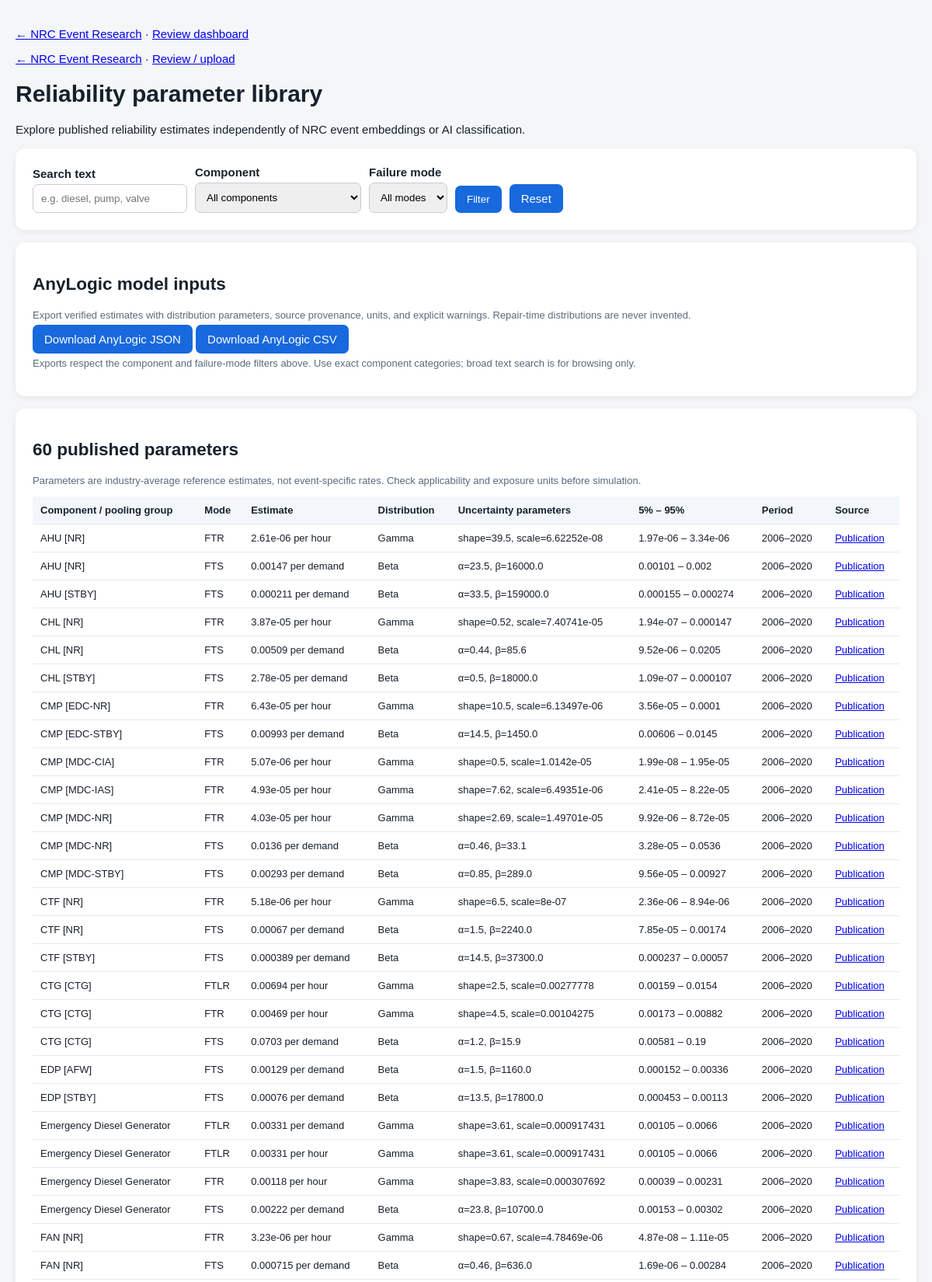
The app's page /reliability (upper part) with its own data.
### tables this page shows
CREATE TABLE reliability_parameters(id TEXT PRIMARY KEY,study_id TEXT NOT NULL REFERENCES reliability_studies(id),component TEXT NOT NULL,failure_mode TEXT NOT NULL,parameter_type TEXT NOT NULL,value REAL NOT NULL,unit TEXT NOT NULL,distribution TEXT,alpha REAL,beta REAL,shape REAL,scale REAL,lower_bound REAL,upper_bound REAL,exposure REAL,exposure_unit TEXT,notes TEXT,review_status TEXT NOT NULL DEFAULT 'unreviewed',imported_at TEXT DEFAULT CURRENT_TIMESTAMP);

CREATE TABLE reliability_studies(id TEXT PRIMARY KEY,title TEXT NOT NULL,source_url TEXT NOT NULL,publisher TEXT,study_period TEXT,population TEXT,imported_at TEXT DEFAULT CURRENT_TIMESTAMP);

### reliability_browser.py (the view)
@bp.get('/reliability')
def browser():
    q=request.args.get('q','').strip();component=request.args.get('component','').strip();mode=request.args.get('mode','').strip()
    rows=query_rows(q,component,mode)
    with connect() as c:
        components=[r[0] for r in c.execute("SELECT DISTINCT component FROM reliability_parameters WHERE review_status='verified' ORDER BY component")]
        modes=[r[0] for r in c.execute("SELECT DISTINCT failure_mode FROM reliability_parameters WHERE review_status='verified' ORDER BY failure_mode")]
    return render_template('reliability.html',rows=rows,q=q,component=component,mode=mode,components=components,modes=modes)

### database.py (called while the page is built)
def connect():
    DB_PATH.parent.mkdir(parents=True, exist_ok=True)
    con=sqlite3.connect(DB_PATH); con.row_factory=sqlite3.Row
    con.execute('PRAGMA journal_mode=WAL'); con.execute('PRAGMA foreign_keys=ON')
    return con

### reliability_browser.py (called while the page is built)
def query_rows(q='',component='',mode='',limit=500):
    init()
    sql='''SELECT p.*,s.title,s.source_url,s.publisher,s.study_period,s.population
      FROM reliability_parameters p JOIN reliability_studies s ON s.id=p.study_id
      WHERE p.review_status='verified' '''
    args=[]
    if q:
        sql+=' AND (p.component LIKE ? OR p.failure_mode LIKE ? OR p.notes LIKE ?)'
        args.extend(['%'+q+'%']*3)
    if component:sql+=' AND p.component LIKE ?';args.append('%'+component+'%')
    if mode:sql+=' AND p.failure_mode=?';args.append(mode)
    sql+=' ORDER BY p.component,p.failure_mode LIMIT ?';args.append(min(limit,10000))
    with connect() as c:return [dict(x) for x in c.execute(sql,args)]

### reliability_store.py (called while the page is built)
def init():
    with connect() as c:c.executescript(SCHEMA)

### templates/reliability.html (shortened to what this page needs)
<!doctype html><html lang="en"><head><meta charset="utf-8"><meta name="viewport" content="width=device-width, initial-scale=1"><title>Reliability parameter library</title></head><body><p><a href="/">← NRC Event Research</a> · <a href="/review">Review dashboard</a></p><p><a href="/">← NRC Event Research</a> · <a href="/review">Review / upload</a></p><h1>Reliability parameter library</h1><p>Explore published reliability estimates independently of NRC event embeddings or AI classification.</p>
<section><form method="get"><label>Search text<input name="q" value="{{q}}" placeholder="e.g. diesel, pump, valve"></label><label>Component<select name="component"><option value="">All components</option></select></label><label>Failure mode<select name="mode"><option value="">All modes</option></select></label><button>Filter</button><a class="button" href="/reliability">Reset</a></form></section>
<section><h2>AnyLogic model inputs</h2><p class="muted">Export verified estimates with distribution parameters, source provenance, units, and explicit warnings. Repair-time distributions are never invented.</p><p><a class="button" href="/api/reliability/anylogic?component={{component|urlencode}}&mode={{mode|urlencode}}&format=json">Download AnyLogic JSON</a> <a class="button" href="/api/reliability/anylogic?component={{component|urlencode}}&mode={{mode|urlencode}}&format=csv">Download AnyLogic CSV</a></p><p class="muted">Exports respect the component and failure-mode filters above. Use exact component categories; broad text search is for browsing only.</p></section>
<section><h2>{{rows|length}} published parameters</h2><p class="muted">Parameters are industry-average reference estimates, not event-specific rates. Check applicability and exposure units before simulation.</p><div class="scroll"><table><thead><tr><th>Component / pooling group</th><th>Mode</th><th>Estimate</th><th>Distribution</th><th>Uncertainty parameters</th><th>5% – 95%</th><th>Period</th><th>Source</th></tr></thead><tbody>{% for r in rows %}<tr><td>{{r.component}}</td><td>{{r.failure_mode}}</td><td>{{'%.5g'|format(r.value)}} {{r.unit}}</td><td>{{r.distribution}}</td><td>{% if r.distribution=='Beta' %}α={{r.alpha}}, β={{r.beta}}{% elif r.distribution=='Gamma' %}shape={{r.shape}}, scale={{'%.6g'|format(r.scale)}}{% endif %}</td><td>{{r.lower_bound}} – {{r.upper_bound}}</td><td>{{r.study_period}}</td><td><a href="{{r.source_url}}" target="_blank" rel="noopener">Publication</a></td></tr>{% endfor %}</tbody></table></div></section>
</body></html>

### templates/reliability.html (style rules this page uses)
body { font:15px Arial,sans-serif;max-width:1250px;margin:35px auto;padding:0 20px;background:#f4f6f8;color:#17212c }
section { background:white;border-radius:12px;padding:22px;margin:16px 0;box-shadow:0 2px 8px #0001 }
input,select { padding:10px;border:1px solid #c5ccd4;border-radius:7px;max-width:100% }
button,a.button { background:#1769dd;color:white;padding:10px 15px;border:0;border-radius:7px;text-decoration:none;cursor:pointer }
form { display:flex;gap:10px;flex-wrap:wrap;align-items:end }
label { display:flex;flex-direction:column;gap:5px;font-weight:600 }
table { width:100%;border-collapse:collapse;font-size:13px }
th,td { padding:10px;border-bottom:1px solid #e4eaf0;text-align:left }
th { background:#f3f7fc }
.muted { color:#596b7c;font-size:13px }
.scroll { overflow-x:auto }

### records on screen
reliability_parameters: component "AHU [NR]", failure_mode "FTR", value "2.61e-06", unit "per hour", distribution "Gamma", shape "39.5", scale "6.62252e-08", lower_bound "1.97e-06", upper_bound "3.34e-06", study_period "2006–2020"
reliability_parameters: component "AHU [NR]", failure_mode "FTS", value "0.00147", unit "per demand", distribution "Beta", alpha "23.5", beta "16000.0", lower_bound "0.00101", upper_bound "0.002", study_period "2006–2020"
reliability_parameters: component "AHU [STBY]", failure_mode "FTS", value "0.000211", unit "per demand", distribution "Beta", alpha "33.5", beta "159000.0", lower_bound "0.000155", upper_bound "0.000274", study_period "2006–2020"
reliability_parameters: component "CHL [NR]", failure_mode "FTR", value "3.87e-05", unit "per hour", distribution "Gamma", shape "0.52", scale "7.40741e-05", lower_bound "1.94e-07", upper_bound "0.000147", study_period "2006–2020"
reliability_parameters: component "CHL [NR]", failure_mode "FTS", value "0.00509", unit "per demand", distribution "Beta", alpha "0.44", beta "85.6", lower_bound "9.52e-06", upper_bound "0.0205", study_period "2006–2020"
reliability_parameters: component "CHL [STBY]", failure_mode "FTS", value "2.78e-05", unit "per demand", distribution "Beta", alpha "0.5", beta "18000.0", lower_bound "1.09e-07", upper_bound "0.000107", study_period "2006–2020"
reliability_parameters: component "CMP [EDC-NR]", failure_mode "FTR", value "6.43e-05", unit "per hour", distribution "Gamma", shape "10.5", scale "6.13497e-06", lower_bound "3.56e-05", upper_bound "0.0001", study_period "2006–2020"
reliability_parameters: component "CMP [EDC-STBY]", failure_mode "FTS", value "0.00993", unit "per demand", distribution "Beta", alpha "14.5", beta "1450.0", lower_bound "0.00606", upper_bound "0.0145", study_period "2006–2020"
reliability_parameters: component "CMP [MDC-CIA]", failure_mode "FTR", value "5.07e-06", unit "per hour", distribution "Gamma", shape "0.5", scale "1.0142e-05", lower_bound "1.99e-08", upper_bound "1.95e-05", study_period "2006–2020"
reliability_parameters: component "CMP [MDC-IAS]", failure_mode "FTR", value "4.93e-05", unit "per hour", distribution "Gamma", shape "7.62", scale "6.49351e-06", lower_bound "2.41e-05", upper_bound "8.22e-05", study_period "2006–2020"
reliability_parameters: component "CMP [MDC-NR]", failure_mode "FTR", value "4.03e-05", unit "per hour", distribution "Gamma", shape "2.69", scale "1.49701e-05", lower_bound "9.92e-06", upper_bound "8.72e-05", study_period "2006–2020"
reliability_parameters: component "CMP [MDC-NR]", failure_mode "FTS", value "0.0136", unit "per demand", distribution "Beta", alpha "0.46", beta "33.1", lower_bound "3.28e-05", upper_bound "0.0536", study_period "2006–2020"
reliability_parameters: component "CMP [MDC-STBY]", failure_mode "FTS", value "0.00293", unit "per demand", distribution "Beta", alpha "0.85", beta "289.0", lower_bound "9.56e-05", upper_bound "0.00927", study_period "2006–2020"
reliability_parameters: component "CTF [NR]", failure_mode "FTR", value "5.18e-06", unit "per hour", distribution "Gamma", shape "6.5", scale "8e-07", lower_bound "2.36e-06", upper_bound "8.94e-06", study_period "2006–2020"
reliability_parameters: component "CTF [NR]", failure_mode "FTS", value "0.00067", unit "per demand", distribution "Beta", alpha "1.5", beta "2240.0", lower_bound "7.85e-05", upper_bound "0.00174", study_period "2006–2020"
reliability_parameters: component "CTF [STBY]", failure_mode "FTS", value "0.000389", unit "per demand", distribution "Beta", alpha "14.5", beta "37300.0", lower_bound "0.000237", upper_bound "0.00057", study_period "2006–2020"
reliability_parameters: component "CTG [CTG]", failure_mode "FTLR", value "0.00694", unit "per hour", distribution "Gamma", shape "2.5", scale "0.00277778", lower_bound "0.00159", upper_bound "0.0154", study_period "2006–2020"
reliability_parameters: component "CTG [CTG]", failure_mode "FTR", value "0.00469", unit "per hour", distribution "Gamma", shape "4.5", scale "0.00104275", lower_bound "0.00173", upper_bound "0.00882", study_period "2006–2020"
reliability_parameters: component "CTG [CTG]", failure_mode "FTS", value "0.0703", unit "per demand", distribution "Beta", alpha "1.2", beta "15.9", lower_bound "0.00581", upper_bound "0.19", study_period "2006–2020"
reliability_parameters: component "EDP [AFW]", failure_mode "FTS", value "0.00129", unit "per demand", distribution "Beta", alpha "1.5", beta "1160.0", lower_bound "0.000152", upper_bound "0.00336", study_period "2006–2020"
reliability_parameters: component "EDP [STBY]", failure_mode "FTS", value "0.00076", unit "per demand", distribution "Beta", alpha "13.5", beta "17800.0", lower_bound "0.000453", upper_bound "0.00113", study_period "2006–2020"
reliability_parameters: component "Emergency Diesel Generator", failure_mode "FTLR", value "0.00331", unit "per demand", distribution "Gamma", shape "3.61", scale "0.000917431", lower_bound "0.00105", upper_bound "0.0066", study_period "2006–2020"
reliability_parameters: component "Emergency Diesel Generator", failure_mode "FTLR", value "0.00331", unit "per hour", distribution "Gamma", shape "3.61", scale "0.000917431", lower_bound "0.00105", upper_bound "0.0066", study_period "2006–2020"
reliability_parameters: component "Emergency Diesel Generator", failure_mode "FTR", value "0.00118", unit "per hour", distribution "Gamma", shape "3.83", scale "0.000307692", lower_bound "0.00039", upper_bound "0.00231", study_period "2006–2020"
reliability_parameters: component "Emergency Diesel Generator", failure_mode "FTS", value "0.00222", unit "per demand", distribution "Beta", alpha "23.8", beta "10700.0", lower_bound "0.00153", upper_bound "0.00302", study_period "2006–2020"
reliability_parameters: component "FAN [NR]", failure_mode "FTR", value "3.23e-06", unit "per hour", distribution "Gamma", shape "0.67", scale "4.78469e-06", lower_bound "4.87e-08", upper_bound "1.11e-05", study_period "2006–2020"
reliability_parameters: component "FAN [NR]", failure_mode "FTS", value "0.000715", unit "per demand", distribution "Beta", alpha "0.46", beta "636.0", lower_bound "1.69e-06", upper_bound "0.00284", study_period "2006–2020"

### other values on screen
{{ rows|length }} "60"
